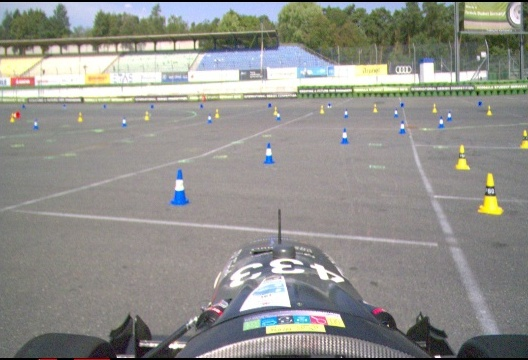
#> input picture Images/FrameRemoved/Image_1.jpg, 528 x 360 px, found by its file name; its folder holds only this picture in this run
$ python proces_images.py   (older library calls are emulated)
#> lines starting #> are read from the running program, lines starting #| are printed output that depends on the picture; after the words box and inside, x2 and y2 are one past the last pixel; in counts of white or black regions, pixels touching at a corner belong together
#> in process_image, img is the input picture: shape (360, 528, 3); mean B, G, R 139.8, 144.3, 144.6
### ConeDetection/ConeDetector.py
import cv2
import os
import numpy as np
from image_processor import ImageProcessor

class ConeDetector:
    def __init__(self) -> None:
        pass

    # [111 lines left out: functions get_blobs_and_features, sort_blobs, remove_cone_top_blobs, draw_bbox_CoM, not called in this run]

    def colour_threshold(self, img_BGR, lower_val: list, upper_val: list, colourspace="HSV"):
#> called with colourspace = 'HSV'
        if colourspace == "HSV":
            colour_img = cv2.cvtColor(img_BGR, cv2.COLOR_BGR2HSV)
#> colour_img: shape (360, 528, 3); mean H, S, V 61, 29.5, 150.7
        elif colourspace == "BGR":
            colour_img = img_BGR
        elif colourspace == "YUV":
            colour_img = cv2.cvtColor(img_BGR, cv2.COLOR_BGR2YUV)

        # set lower and upper colour limits
        temp_lower_val = np.array(lower_val)
        temp_upper_val = np.array(upper_val)

        # Threshold the image to get a desired colour range
        mask = cv2.inRange(colour_img, temp_lower_val, temp_upper_val)
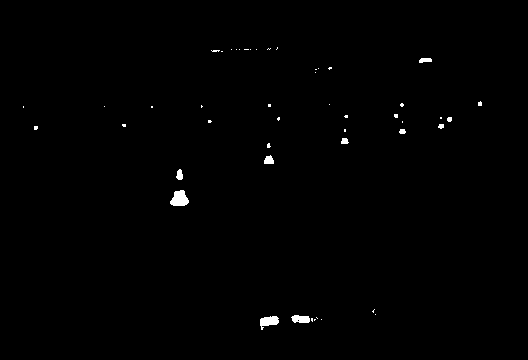
#> mask: shape (360, 528); 0.53% white; 48 white regions (38 under 20 px), largest, box (x1, y1, x2, y2) and area: (170, 190, 189, 206) 219, (260, 316, 279, 330) 165, (291, 315, 310, 323) 122

        # apply mask to original image. This shows the desired colour range with a black blackground
        desired_colours = cv2.bitwise_and(img_BGR, img_BGR, mask = mask)

        # create a white image with the dimensions of the input image. Scale with 255 to set all pixel values to 255 instead of 1, because that would result in a black image.
        background = np.ones(img_BGR.shape, img_BGR.dtype)*255

        # invert the mask that blocks everything except the desired colour range
        mask_inv = cv2.bitwise_not(mask)
        # apply the inverted mask to the white image
        masked_background = cv2.bitwise_and(background, background, mask = mask_inv)
#> background: shape (360, 528, 3); every value is 255
        # add the 2 images together. This yields an image with white background and the desired colours shown
        final = cv2.add(desired_colours, masked_background)

        #show image
        #cv2.imshow(name, final)
        return final, mask

    def find_blue_cones(self, img):
        # Find all blue parts of the cone using HSV colour thresholding
        img_blue, _ = self.colour_threshold(img, [80,95,110], [165,255,255])

        # Find all the white lines on the cones by inverting the image to easily detect white colours with HSV colour thresholding
        inv_img = 255-img
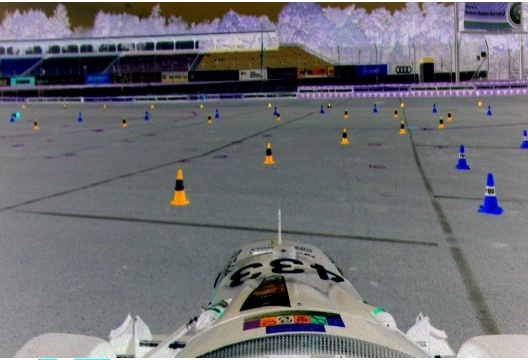
#> inv_img: shape (360, 528, 3); mean B, G, R 115.2, 110.7, 110.4
        img_white_lines, _ = self.colour_threshold(inv_img, [0,0,0], [255,255,55])
#> call 2 of colour_threshold, with colourspace = 'HSV'
#> in colour_threshold (call 2), `colour_img = cv2.cvtColor(img_BGR, cv2.COLOR_BGR2HSV)`: colour_img: shape (360, 528, 3); mean H, S, V 90.8, 46.2, 120.3
#> in colour_threshold (call 2), `mask = cv2.inRange(colour_img, temp_lower_val, temp_upper_val)`: mask: shape (360, 528); 7.6% white; 288 white regions (247 under 20 px), largest, box (x1, y1, x2, y2) and area: (0, 53, 419, 97) 8761, (240, 276, 291, 311) 921, (420, 63, 456, 82) 430
#> in colour_threshold (call 2), `desired_colours = cv2.bitwise_and(img_BGR, img_BGR, mask = mask)`:
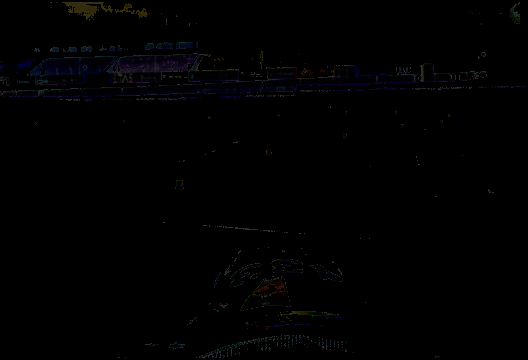
#> desired_colours: shape (360, 528, 3); mean B, G, R 1.4, 0.9, 1
#> in colour_threshold (call 2), `final = cv2.add(desired_colours, masked_background)`:
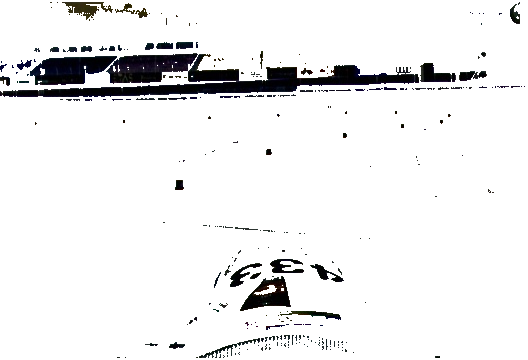
#> final: shape (360, 528, 3); mean B, G, R 237.1, 236.6, 236.6

        # Convert the images to greyscale to convert them to binary images
        gray_img_blue = cv2.cvtColor(img_blue, cv2.COLOR_BGR2GRAY)
        gray_img_white_lines = cv2.cvtColor(img_white_lines, cv2.COLOR_BGR2GRAY)

        # Convert the greyscaled images to binary images.
        _, binary_img_blue = cv2.threshold(gray_img_blue, 210, 255, cv2.THRESH_BINARY)
#> binary_img_blue: shape (360, 528); 99.5% white; 48 black regions (38 under 20 px), largest, box (x1, y1, x2, y2) and area: (170, 190, 189, 206) 219, (260, 316, 279, 330) 165, (291, 315, 310, 323) 113
        _, binary_img_white_lines = cv2.threshold(gray_img_white_lines, 140, 255, cv2.THRESH_BINARY)

        # The bitwise_and operator helps us combine the to images so that the white colours (now black blobs) that were previously missing from the blue cones (also black blobs)
        # are combined with each other resulting in an image consisting of whole cones
        result = cv2.bitwise_and(binary_img_blue, binary_img_white_lines)
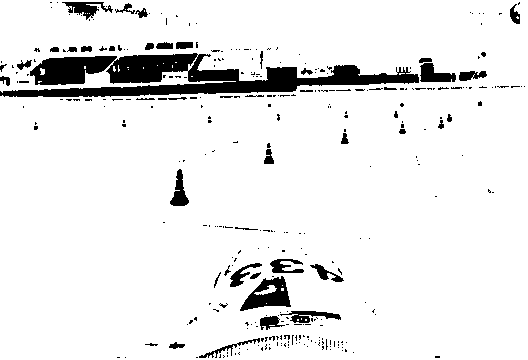
#> result: shape (360, 528); 91.9% white; 323 black regions (276 under 20 px), largest, box (x1, y1, x2, y2) and area: (0, 53, 419, 97) 8761, (240, 276, 291, 311) 921, (420, 63, 456, 82) 430
        result_img = 255-result

        # Create a kernel to apply opening (dilation) and closing (erosion) to the image, which will help connecting the black and white cone parts completely,
        # as there are still a few pixels that need to be connected
        kernel = np.ones((3,3), np.uint8)
        opening_img = cv2.dilate(result_img, kernel, iterations= 1)
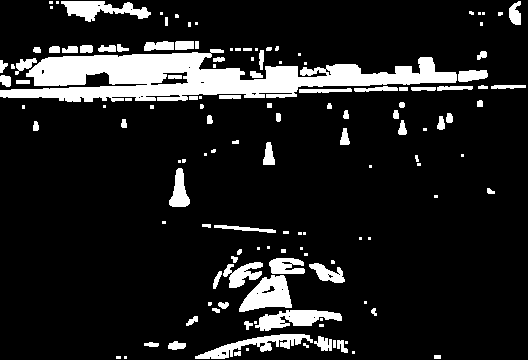
#> opening_img: shape (360, 528); 12.7% white; 136 white regions (58 under 20 px), largest, box (x1, y1, x2, y2) and area: (0, 49, 457, 102) 12053, (239, 275, 292, 312) 1193, (195, 334, 313, 359) 1024
        closing_img = cv2.erode(opening_img, kernel, iterations= 1)
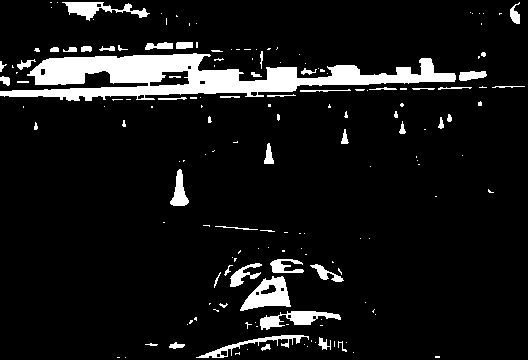
#> closing_img: shape (360, 528); 8.8% white; 164 white regions (111 under 20 px), largest, box (x1, y1, x2, y2) and area: (0, 53, 456, 101) 9806, (240, 276, 291, 311) 947, (260, 311, 341, 330) 698

        cv2.imshow("Blue Cones", closing_img)
        # Return the image
        return closing_img

    # [46 lines left out: functions find_yellow_cones_with_laplacian, find_orange_cones, not called in this run]

### ToolPrograms/proces_images.py
import sys
#sys.path.append('ConeDetection')

import os
import cv2
import numpy as np

from ConeDetector import ConeDetector

Detector = ConeDetector()


# if you want it to process the image for blue cones, set Blue to True, else set it to False
def process_image(input_path, Blue, name):
    # Read image
    img = cv2.imread(f"{input_path}", cv2.IMREAD_COLOR)

    # Apply function to image
    if Blue == True:
        processed_img = Detector.find_blue_cones(img)
        #_, processed_img = Detector.colour_threshold_HSV(img, name + "_blue" , [80,95,110], [165,255,255])
    else:
        _, processed_img = Detector.colour_threshold_HSV(img, name + "_yellow", [20,95,110], [80,255,255])

    return processed_img

#creates a folder for the processed images, that originates from the input folder,
#and saves them in the new folder.
def process_folder(input_folder, output_folder):
    # Loop through all files in input folder
    for filename in os.listdir(input_folder):
        # Check if file is an image
        if filename.endswith('.jpg') or filename.endswith('.png'):
            # Get input and output paths
            input_path = os.path.join(input_folder, filename)
            output_path = os.path.join(output_folder)

            # Create directory if it does not exist
            if not os.path.exists(input_path):
                os.makedirs(input_path)

            if not os.path.exists(output_path):
                os.makedirs(output_path)

            # Process image and save to output folder
            processed_imgBlue = process_image(input_path, True, filename)
            processed_imgYellow = process_image(input_path, False, filename)

            cv2.imwrite(output_path + f'\\blue_{filename}', processed_imgBlue)
            cv2.imwrite(output_path + f'\\yellow_{filename}', processed_imgYellow)


input_path = "Images\FrameRemoved"
output_path = "Images\BinaryImages_img"

#> (the run stopped early here; a loop or call above may not have finished)

$ run again, on Images/FrameRemoved/Image_3.jpg
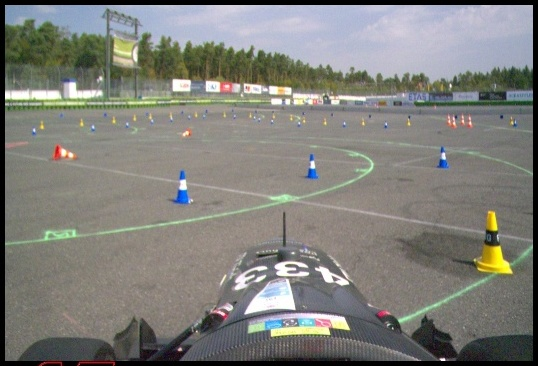
#> input picture Images/FrameRemoved/Image_3.jpg, 538 x 366 px, found by its file name
#> in process_image, img is the input picture: shape (366, 538, 3); mean B, G, R 122.5, 127.8, 128.1
#> colour_img: shape (366, 538, 3); mean H, S, V 51.9, 39, 134.8
#> in colour_threshold, `mask = cv2.inRange(colour_img, temp_lower_val, temp_upper_val)`:
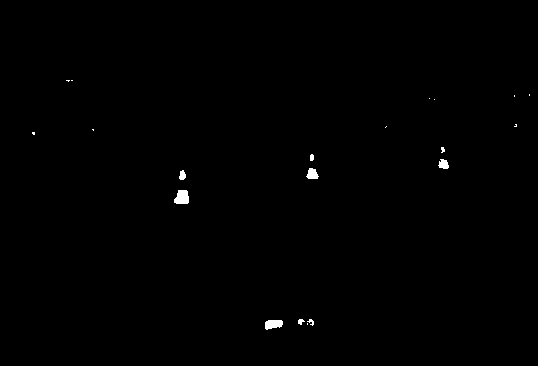
#> mask: shape (366, 538); 0.34% white; 20 white regions (12 under 20 px), largest, box (x1, y1, x2, y2) and area: (174, 190, 189, 204) 173, (265, 320, 283, 330) 141, (306, 168, 319, 179) 101
#> background: shape (366, 538, 3); every value is 255
#> colour_img: shape (366, 538, 3); mean H, S, V 91.7, 39.5, 137.6
#> mask: shape (366, 538); 2.5% white; 145 white regions (115 under 20 px), largest, box (x1, y1, x2, y2) and area: (245, 279, 295, 314) 865, (5, 90, 61, 99) 405, (208, 5, 256, 22) 350
#> opening_img: shape (366, 538); 4.9% white; 93 white regions (48 under 20 px), largest, box (x1, y1, x2, y2) and area: (244, 278, 296, 315) 1126, (264, 312, 349, 337) 927, (4, 89, 62, 100) 561
#> in find_blue_cones, `closing_img = cv2.erode(opening_img, kernel, iterations= 1)`:
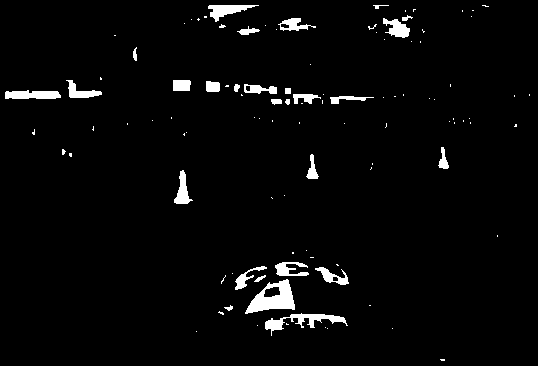
#> closing_img: shape (366, 538); 3% white; 105 white regions (77 under 20 px), largest, box (x1, y1, x2, y2) and area: (245, 279, 295, 314) 898, (265, 313, 348, 336) 588, (5, 90, 61, 99) 417

$ run again, on Images/FrameRemoved/Image_5.png
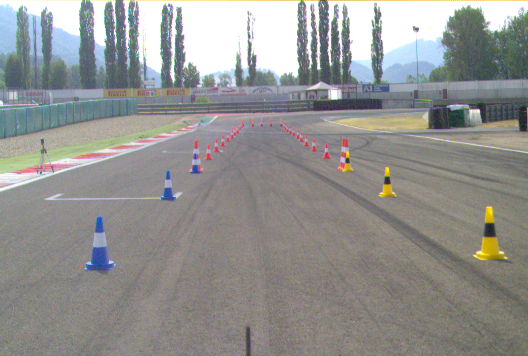
#> input picture Images/FrameRemoved/Image_5.png, 528 x 356 px, found by its file name
#> in process_image, img is the input picture: shape (356, 528, 3); mean B, G, R 144.3, 146.1, 146.2
#> colour_img: shape (356, 528, 3); mean H, S, V 69, 31.9, 154.8
#> in colour_threshold, `mask = cv2.inRange(colour_img, temp_lower_val, temp_upper_val)`:
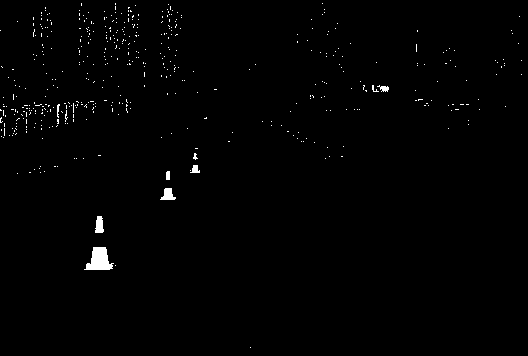
#> mask: shape (356, 528); 0.88% white; 475 white regions (468 under 20 px), largest, box (x1, y1, x2, y2) and area: (84, 247, 114, 270) 432, (160, 188, 176, 200) 120, (95, 216, 104, 233) 119
#> background: shape (356, 528, 3); every value is 255
#> colour_img: shape (356, 528, 3); mean H, S, V 80.3, 41.6, 119.2
#> mask: shape (356, 528); 10.3% white; 85 white regions (70 under 20 px), largest, box (x1, y1, x2, y2) and area: (137, 1, 300, 83) 9489, (328, 1, 528, 68) 6126, (0, 0, 82, 36) 1414
#> result: shape (356, 528); 88.8% white; 444 black regions (421 under 20 px), largest, box (x1, y1, x2, y2) and area: (136, 1, 300, 83) 9540, (327, 1, 528, 68) 6144, (0, 0, 82, 36) 1436
#> opening_img: shape (356, 528); 15.8% white; 184 white regions (133 under 20 px), largest, box (x1, y1, x2, y2) and area: (131, 0, 301, 87) 11185, (325, 0, 528, 71) 7611, (0, 0, 83, 43) 1756
#> in find_blue_cones, `closing_img = cv2.erode(opening_img, kernel, iterations= 1)`:
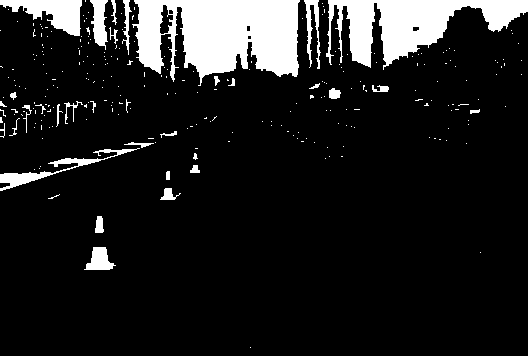
#> closing_img: shape (356, 528); 12% white; 268 white regions (235 under 20 px), largest, box (x1, y1, x2, y2) and area: (132, 0, 300, 86) 10071, (326, 0, 528, 70) 6672, (0, 0, 82, 36) 1509

$ run again, on Images/FrameRemoved/Image_6.jpg
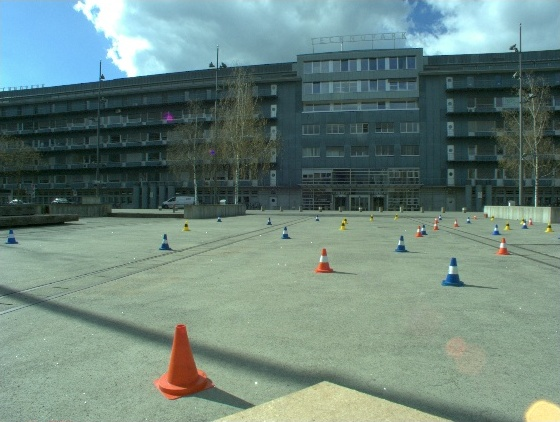
#> input picture Images/FrameRemoved/Image_6.jpg, 560 x 422 px, found by its file name
#> in process_image, img is the input picture: shape (422, 560, 3); mean B, G, R 124.2, 132.3, 108.3
#> colour_img: shape (422, 560, 3); mean H, S, V 73.5, 65.9, 137.3
#> mask: shape (422, 560); 4.7% white; 146 white regions (134 under 20 px), largest, box (x1, y1, x2, y2) and area: (0, 0, 127, 92) 8794, (389, 0, 451, 38) 1327, (442, 274, 452, 286) 74
#> background: shape (422, 560, 3); every value is 255
#> colour_img: shape (422, 560, 3); mean H, S, V 105.7, 65.7, 150.1
#> mask: shape (422, 560); 1.2% white; 47 white regions (43 under 20 px), largest, box (x1, y1, x2, y2) and area: (75, 0, 152, 77) 2181, (456, 29, 486, 44) 290, (435, 37, 454, 52) 171, (486, 0, 501, 15) 114
#> binary_img_blue: shape (422, 560); 95.3% white; 146 black regions (134 under 20 px), largest, box (x1, y1, x2, y2) and area: (0, 0, 127, 92) 8792, (389, 0, 451, 38) 1327, (442, 274, 452, 286) 74
#> result: shape (422, 560); 94.1% white; 186 black regions (172 under 20 px), largest, box (x1, y1, x2, y2) and area: (0, 0, 152, 92) 11002, (389, 0, 451, 38) 1327, (456, 29, 486, 44) 290
#> opening_img: shape (422, 560); 7.3% white; 106 white regions (60 under 20 px), largest, box (x1, y1, x2, y2) and area: (0, 0, 153, 93) 11597, (359, 0, 452, 56) 1990, (434, 28, 487, 53) 646
#> in find_blue_cones, `closing_img = cv2.erode(opening_img, kernel, iterations= 1)`:
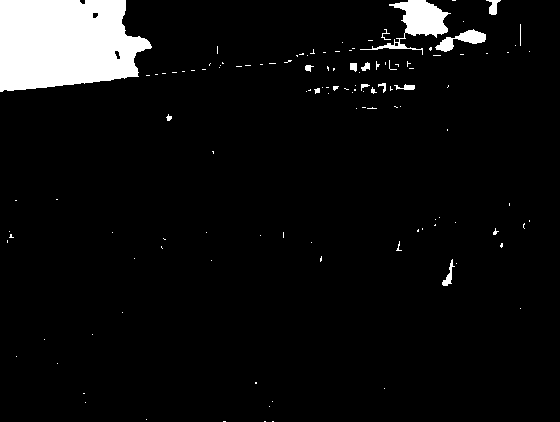
#> closing_img: shape (422, 560); 6.1% white; 125 white regions (108 under 20 px), largest, box (x1, y1, x2, y2) and area: (0, 0, 152, 92) 11247, (360, 0, 451, 55) 1554, (435, 29, 486, 52) 480
